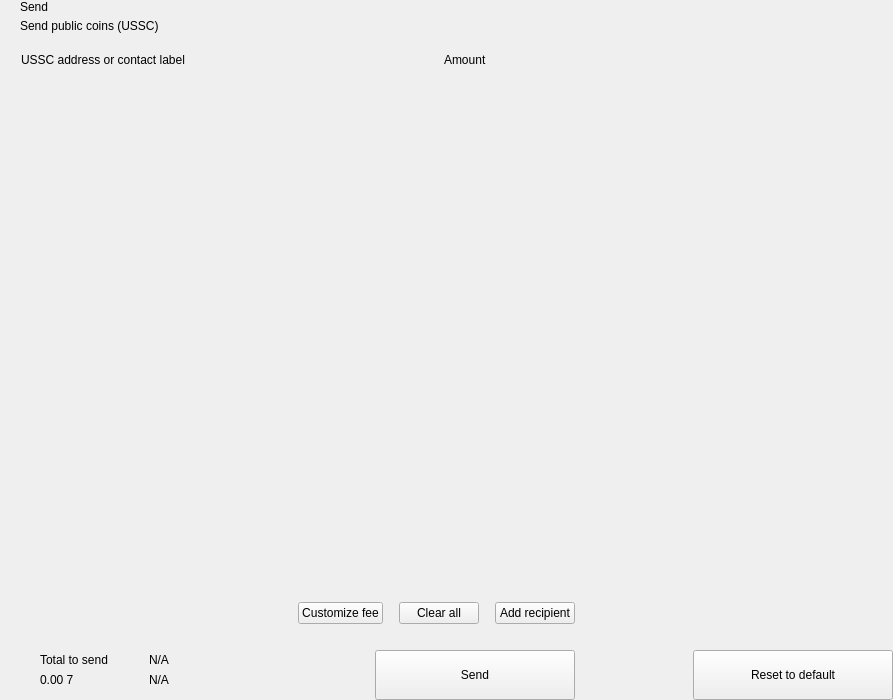
<?xml version="1.0" encoding="UTF-8"?>
<ui version="4.0">
 <class>send</class>
 <widget class="QWidget" name="send">
  <property name="geometry">
   <rect>
    <x>0</x>
    <y>0</y>
    <width>893</width>
    <height>700</height>
   </rect>
  </property>
  <property name="windowTitle">
   <string>Form</string>
  </property>
  <layout class="QHBoxLayout" name="horizontalLayout_2" stretch="2,1">
   <property name="spacing">
    <number>0</number>
   </property>
   <property name="leftMargin">
    <number>0</number>
   </property>
   <property name="topMargin">
    <number>0</number>
   </property>
   <property name="rightMargin">
    <number>0</number>
   </property>
   <property name="bottomMargin">
    <number>0</number>
   </property>
   <item>
    <widget class="QWidget" name="left" native="true">
     <layout class="QVBoxLayout" name="verticalLayout_3">
      <property name="spacing">
       <number>0</number>
      </property>
      <property name="leftMargin">
       <number>0</number>
      </property>
      <property name="topMargin">
       <number>0</number>
      </property>
      <property name="rightMargin">
       <number>0</number>
      </property>
      <property name="bottomMargin">
       <number>0</number>
      </property>
      <item>
       <layout class="QVBoxLayout" name="verticalLayout_22" stretch="0,0,0,1,0,0,0,0">
        <property name="spacing">
         <number>0</number>
        </property>
        <item>
         <layout class="QHBoxLayout" name="horizontalLayout_3">
          <property name="spacing">
           <number>0</number>
          </property>
          <property name="leftMargin">
           <number>20</number>
          </property>
          <property name="rightMargin">
           <number>20</number>
          </property>
          <item>
           <layout class="QVBoxLayout" name="verticalLayout">
            <property name="spacing">
             <number>5</number>
            </property>
            <item>
             <widget class="QLabel" name="labelTitle">
              <property name="text">
               <string>Send</string>
              </property>
              <property name="alignment">
               <set>Qt::AlignLeading|Qt::AlignLeft|Qt::AlignVCenter</set>
              </property>
             </widget>
            </item>
            <item>
             <widget class="QLabel" name="labelSubtitle1">
              <property name="text">
               <string>Send public coins (USSC)</string>
              </property>
             </widget>
            </item>
           </layout>
          </item>
          <item>
           <spacer name="horizontalSpacer">
            <property name="orientation">
             <enum>Qt::Horizontal</enum>
            </property>
            <property name="sizeHint" stdset="0">
             <size>
              <width>40</width>
              <height>20</height>
             </size>
            </property>
           </spacer>
          </item>
         </layout>
        </item>
        <item>
         <spacer name="verticalSpacer_2">
          <property name="orientation">
           <enum>Qt::Vertical</enum>
          </property>
          <property name="sizeType">
           <enum>QSizePolicy::Fixed</enum>
          </property>
          <property name="sizeHint" stdset="0">
           <size>
            <width>20</width>
            <height>20</height>
           </size>
          </property>
         </spacer>
        </item>
        <item>
         <layout class="QHBoxLayout" name="horizontalLayout" stretch="6,0,2">
          <property name="spacing">
           <number>0</number>
          </property>
          <property name="leftMargin">
           <number>10</number>
          </property>
          <property name="topMargin">
           <number>0</number>
          </property>
          <property name="rightMargin">
           <number>20</number>
          </property>
          <property name="bottomMargin">
           <number>0</number>
          </property>
          <item>
           <widget class="QLabel" name="labelSubtitleAddress">
            <property name="styleSheet">
             <string notr="true">margin-left:8px;</string>
            </property>
            <property name="text">
             <string>USSC address or contact label</string>
            </property>
           </widget>
          </item>
          <item>
           <spacer name="horizontalSpacer_3">
            <property name="orientation">
             <enum>Qt::Horizontal</enum>
            </property>
            <property name="sizeType">
             <enum>QSizePolicy::Fixed</enum>
            </property>
            <property name="sizeHint" stdset="0">
             <size>
              <width>40</width>
              <height>1</height>
             </size>
            </property>
           </spacer>
          </item>
          <item>
           <widget class="QLabel" name="labelSubtitleAmount">
            <property name="text">
             <string>Amount</string>
            </property>
           </widget>
          </item>
         </layout>
        </item>
        <item>
         <widget class="QScrollArea" name="scrollArea">
          <property name="minimumSize">
           <size>
            <width>0</width>
            <height>350</height>
           </size>
          </property>
          <property name="styleSheet">
           <string notr="true">#scrollArea {
            background:transparent;
            margin-top:10px;
}</string>
          </property>
          <property name="horizontalScrollBarPolicy">
           <enum>Qt::ScrollBarAlwaysOff</enum>
          </property>
          <property name="sizeAdjustPolicy">
           <enum>QAbstractScrollArea::AdjustIgnored</enum>
          </property>
          <property name="widgetResizable">
           <bool>true</bool>
          </property>
          <property name="alignment">
           <set>Qt::AlignLeading|Qt::AlignLeft|Qt::AlignTop</set>
          </property>
          <widget class="QWidget" name="scrollAreaWidgetContents">
           <property name="geometry">
            <rect>
             <x>0</x>
             <y>0</y>
             <width>591</width>
             <height>16</height>
            </rect>
           </property>
           <property name="sizePolicy">
            <sizepolicy hsizetype="Preferred" vsizetype="Maximum">
             <horstretch>0</horstretch>
             <verstretch>0</verstretch>
            </sizepolicy>
           </property>
           <property name="autoFillBackground">
            <bool>false</bool>
           </property>
           <property name="styleSheet">
            <string notr="true">#scrollAreaWidgetContents {
             background:transparent;
             }</string>
           </property>
           <layout class="QVBoxLayout" name="verticalLayout_7">
            <property name="spacing">
             <number>0</number>
            </property>
            <property name="sizeConstraint">
             <enum>QLayout::SetDefaultConstraint</enum>
            </property>
            <property name="leftMargin">
             <number>0</number>
            </property>
            <property name="topMargin">
             <number>0</number>
            </property>
            <property name="rightMargin">
             <number>0</number>
            </property>
            <property name="bottomMargin">
             <number>0</number>
            </property>
           </layout>
          </widget>
         </widget>
        </item>
        <item>
         <spacer name="verticalSpacer_4">
          <property name="orientation">
           <enum>Qt::Vertical</enum>
          </property>
          <property name="sizeType">
           <enum>QSizePolicy::Fixed</enum>
          </property>
          <property name="sizeHint" stdset="0">
           <size>
            <width>20</width>
            <height>20</height>
           </size>
          </property>
         </spacer>
        </item>
        <item>
         <layout class="QHBoxLayout" name="horizontalLayout_20">
          <property name="spacing">
           <number>6</number>
          </property>
          <property name="leftMargin">
           <number>20</number>
          </property>
          <property name="rightMargin">
           <number>20</number>
          </property>
          <item>
           <spacer name="horizontalSpacer_4">
            <property name="orientation">
             <enum>Qt::Horizontal</enum>
            </property>
            <property name="sizeHint" stdset="0">
             <size>
              <width>10</width>
              <height>20</height>
             </size>
            </property>
           </spacer>
          </item>
          <item>
           <widget class="QPushButton" name="pushButtonFee">
            <property name="focusPolicy">
             <enum>Qt::NoFocus</enum>
            </property>
            <property name="text">
             <string>Customize fee</string>
            </property>
           </widget>
          </item>
          <item>
           <spacer name="horizontalSpacer_11">
            <property name="orientation">
             <enum>Qt::Horizontal</enum>
            </property>
            <property name="sizeType">
             <enum>QSizePolicy::Minimum</enum>
            </property>
            <property name="sizeHint" stdset="0">
             <size>
              <width>10</width>
              <height>20</height>
             </size>
            </property>
           </spacer>
          </item>
          <item>
           <widget class="QPushButton" name="pushButtonClear">
            <property name="focusPolicy">
             <enum>Qt::NoFocus</enum>
            </property>
            <property name="layoutDirection">
             <enum>Qt::RightToLeft</enum>
            </property>
            <property name="text">
             <string>Clear all</string>
            </property>
           </widget>
          </item>
          <item>
           <spacer name="horizontalSpacer_6">
            <property name="orientation">
             <enum>Qt::Horizontal</enum>
            </property>
            <property name="sizeType">
             <enum>QSizePolicy::Fixed</enum>
            </property>
            <property name="sizeHint" stdset="0">
             <size>
              <width>10</width>
              <height>20</height>
             </size>
            </property>
           </spacer>
          </item>
          <item>
           <widget class="QPushButton" name="pushButtonAddRecipient">
            <property name="focusPolicy">
             <enum>Qt::NoFocus</enum>
            </property>
            <property name="text">
             <string>Add recipient</string>
            </property>
           </widget>
          </item>
         </layout>
        </item>
        <item>
         <spacer name="verticalSpacer">
          <property name="orientation">
           <enum>Qt::Vertical</enum>
          </property>
          <property name="sizeType">
           <enum>QSizePolicy::Fixed</enum>
          </property>
          <property name="sizeHint" stdset="0">
           <size>
            <width>20</width>
            <height>16</height>
           </size>
          </property>
         </spacer>
        </item>
        <item>
         <layout class="QHBoxLayout" name="horizontalLayout_7">
          <property name="rightMargin">
           <number>20</number>
          </property>
          <item>
           <layout class="QHBoxLayout" name="horizontalLayout_10">
            <property name="spacing">
             <number>0</number>
            </property>
            <property name="leftMargin">
             <number>8</number>
            </property>
            <item>
             <widget class="QStackedWidget" name="stackedWidget">
              <property name="minimumSize">
               <size>
                <width>0</width>
                <height>60</height>
               </size>
              </property>
              <property name="maximumSize">
               <size>
                <width>16777215</width>
                <height>60</height>
               </size>
              </property>
              <widget class="QWidget" name="page1">
               <layout class="QVBoxLayout" name="verticalLayout_71" stretch="0">
                <property name="spacing">
                 <number>6</number>
                </property>
                <property name="leftMargin">
                 <number>12</number>
                </property>
                <property name="topMargin">
                 <number>0</number>
                </property>
                <property name="rightMargin">
                 <number>0</number>
                </property>
                <property name="bottomMargin">
                 <number>0</number>
                </property>
                <item>
                 <widget class="QWidget" name="coinWidget" native="true">
                  <property name="minimumSize">
                   <size>
                    <width>0</width>
                    <height>60</height>
                   </size>
                  </property>
                  <property name="maximumSize">
                   <size>
                    <width>16777215</width>
                    <height>60</height>
                   </size>
                  </property>
                  <layout class="QHBoxLayout" name="horizontalLayout_9">
                   <property name="spacing">
                    <number>0</number>
                   </property>
                   <property name="leftMargin">
                    <number>20</number>
                   </property>
                   <property name="topMargin">
                    <number>10</number>
                   </property>
                   <property name="rightMargin">
                    <number>20</number>
                   </property>
                   <property name="bottomMargin">
                    <number>10</number>
                   </property>
                   <item>
                    <layout class="QVBoxLayout" name="verticalSend">
                     <property name="spacing">
                      <number>0</number>
                     </property>
                     <item>
                      <widget class="QLabel" name="labelTitleTotalSend">
                       <property name="text">
                        <string>Total to send</string>
                       </property>
                      </widget>
                     </item>
                     <item>
                      <widget class="QLabel" name="labelAmountSend">
                       <property name="text">
                        <string notr="true">0.00 7</string>
                       </property>
                      </widget>
                     </item>
                    </layout>
                   </item>
                   <item>
                    <spacer name="horizontalSpacer_9">
                     <property name="orientation">
                      <enum>Qt::Horizontal</enum>
                     </property>
                     <property name="sizeType">
                      <enum>QSizePolicy::Fixed</enum>
                     </property>
                     <property name="sizeHint" stdset="0">
                      <size>
                       <width>20</width>
                       <height>20</height>
                      </size>
                     </property>
                    </spacer>
                   </item>
                   <item>
                    <widget class="QLabel" name="labelLine">
                     <property name="minimumSize">
                      <size>
                       <width>1</width>
                       <height>0</height>
                      </size>
                     </property>
                     <property name="maximumSize">
                      <size>
                       <width>1</width>
                       <height>16777215</height>
                      </size>
                     </property>
                     <property name="text">
                      <string/>
                     </property>
                    </widget>
                   </item>
                   <item>
                    <spacer name="horizontalSpacer_10">
                     <property name="orientation">
                      <enum>Qt::Horizontal</enum>
                     </property>
                     <property name="sizeType">
                      <enum>QSizePolicy::Fixed</enum>
                     </property>
                     <property name="sizeHint" stdset="0">
                      <size>
                       <width>20</width>
                       <height>20</height>
                      </size>
                     </property>
                    </spacer>
                   </item>
                   <item>
                    <layout class="QVBoxLayout" name="verticalRemaining">
                     <property name="spacing">
                      <number>0</number>
                     </property>
                     <item>
                      <widget class="QLabel" name="labelTitleTotalRemaining">
                       <property name="text">
                        <string notr="true">N/A</string>
                       </property>
                      </widget>
                     </item>
                     <item>
                      <widget class="QLabel" name="labelAmountRemaining">
                       <property name="text">
                        <string notr="true">N/A</string>
                       </property>
                      </widget>
                     </item>
                    </layout>
                   </item>
                  </layout>
                 </widget>
                </item>
               </layout>
              </widget>
              <widget class="QWidget" name="page_2"/>
             </widget>
            </item>
           </layout>
          </item>
          <item>
           <spacer name="horizontalSpacer_5">
            <property name="orientation">
             <enum>Qt::Horizontal</enum>
            </property>
            <property name="sizeType">
             <enum>QSizePolicy::Expanding</enum>
            </property>
            <property name="sizeHint" stdset="0">
             <size>
              <width>40</width>
              <height>20</height>
             </size>
            </property>
           </spacer>
          </item>
          <item alignment="Qt::AlignBottom">
           <widget class="QPushButton" name="pushButtonSave">
            <property name="minimumSize">
             <size>
              <width>200</width>
              <height>50</height>
             </size>
            </property>
            <property name="maximumSize">
             <size>
              <width>200</width>
              <height>50</height>
             </size>
            </property>
            <property name="focusPolicy">
             <enum>Qt::NoFocus</enum>
            </property>
            <property name="text">
             <string>Send</string>
            </property>
           </widget>
          </item>
         </layout>
        </item>
       </layout>
      </item>
     </layout>
    </widget>
   </item>
   <item>
    <widget class="QWidget" name="right" native="true">
     <layout class="QVBoxLayout" name="verticalLayout_5">
      <property name="leftMargin">
       <number>0</number>
      </property>
      <property name="topMargin">
       <number>0</number>
      </property>
      <property name="rightMargin">
       <number>0</number>
      </property>
      <property name="bottomMargin">
       <number>0</number>
      </property>
      <item>
       <layout class="QVBoxLayout" name="verticalLayout_4">
        <property name="spacing">
         <number>6</number>
        </property>
        <item>
         <widget class="OptionButton" name="btnCoinControl" native="true">
          <property name="minimumSize">
           <size>
            <width>0</width>
            <height>50</height>
           </size>
          </property>
         </widget>
        </item>
        <item>
         <widget class="OptionButton" name="btnChangeAddress" native="true">
          <property name="minimumSize">
           <size>
            <width>0</width>
            <height>50</height>
           </size>
          </property>
         </widget>
        </item>
        <item>
         <widget class="OptionButton" name="btnUri" native="true">
          <property name="minimumSize">
           <size>
            <width>0</width>
            <height>50</height>
           </size>
          </property>
         </widget>
        </item>
        <item>
         <spacer name="verticalSpacer_5">
          <property name="orientation">
           <enum>Qt::Vertical</enum>
          </property>
          <property name="sizeHint" stdset="0">
           <size>
            <width>20</width>
            <height>40</height>
           </size>
          </property>
         </spacer>
        </item>
        <item>
         <layout class="QHBoxLayout" name="horizontalLayout_8">
          <item>
           <spacer name="horizontalSpacer_7">
            <property name="orientation">
             <enum>Qt::Horizontal</enum>
            </property>
            <property name="sizeHint" stdset="0">
             <size>
              <width>40</width>
              <height>20</height>
             </size>
            </property>
           </spacer>
          </item>
          <item>
           <widget class="QPushButton" name="pushButtonReset">
            <property name="minimumSize">
             <size>
              <width>200</width>
              <height>50</height>
             </size>
            </property>
            <property name="maximumSize">
             <size>
              <width>200</width>
              <height>50</height>
             </size>
            </property>
            <property name="focusPolicy">
             <enum>Qt::NoFocus</enum>
            </property>
            <property name="text">
             <string>Reset to default</string>
            </property>
           </widget>
          </item>
         </layout>
        </item>
       </layout>
      </item>
     </layout>
    </widget>
   </item>
  </layout>
 </widget>
 <customwidgets>
  <customwidget>
   <class>OptionButton</class>
   <extends>QWidget</extends>
   <header>qt/ussc/optionbutton.h</header>
   <container>1</container>
  </customwidget>
 </customwidgets>
 <resources/>
 <connections/>
</ui>
